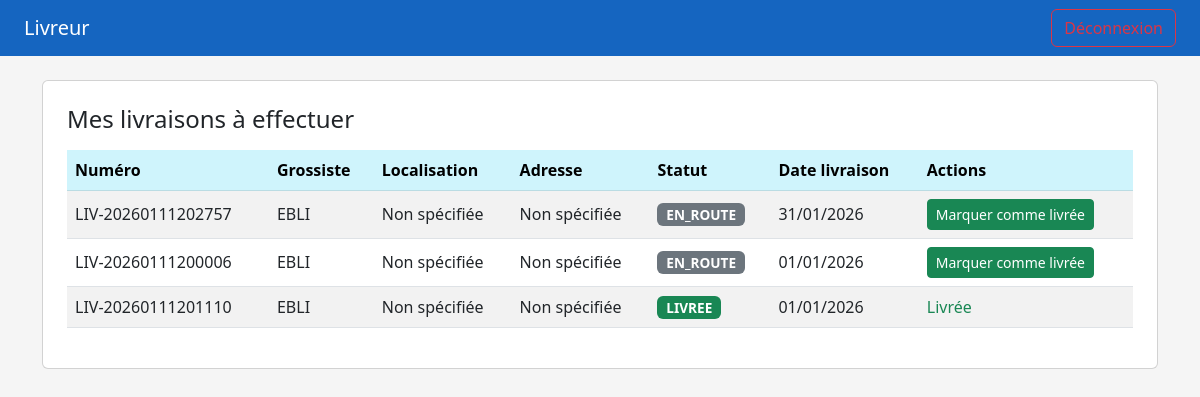
/dashboard/livreur/ (signed in), run on an earlier commit of the app's database.
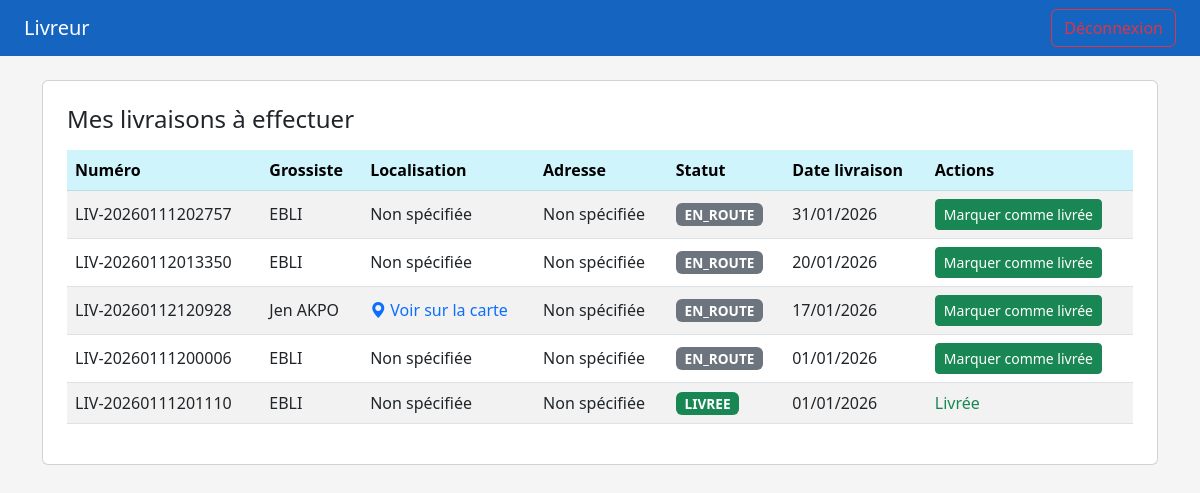
And on a later commit of the database.
### core/models.py (models this page shows, shortened)
class Livraison(models.Model):
    STATUT_CHOICES = [
        ('PREPARATION', 'En préparation'),
        ('EN_ROUTE', 'En route'),
        ('LIVREE', 'Livrée'),
    ]
    numero = models.CharField(max_length=50)
    grossiste = models.ForeignKey(Utilisateur, on_delete=models.CASCADE, related_name='livraisons_grossiste')
    livreur = models.ForeignKey(Utilisateur, on_delete=models.SET_NULL, null=True, blank=True, related_name='livraisons_livreur')
    statut = models.CharField(max_length=20, default='PREPARATION')
    date_livraison = models.DateField()   # date demandée
    date_creation = models.DateTimeField(auto_now_add=True)  # timestamp

class Utilisateur(AbstractUser):
    nom = models.CharField(max_length=150)
    prenom = models.CharField(max_length=150)
    email = models.EmailField(unique=True)
    telephone = models.CharField(max_length=20)
    localisation = models.CharField(max_length=255)  # UNE SEULE INFO
    role = models.ForeignKey(Role, on_delete=models.SET_NULL, null=True)
    actif = models.BooleanField(default=True)
    date_inscription = models.DateTimeField(auto_now_add=True)
    class Meta:
        verbose_name = 'utilisateur'
        verbose_name_plural = 'utilisateurs'
        ordering = ['nom', 'prenom']
    def get_full_name(self):
        full_name = f"{self.prenom} {self.nom}".strip()
        return full_name if full_name else self.username

### core/views.py (the view)
# urls.py: path('dashboard/livreur/', views.dashboard_livreur, name='dashboard_livreur'),
@login_required
def dashboard_livreur(request):
    if not request.user.role or request.user.role.nom != "LIVREUR":
        return redirect('index')
    livraisons = Livraison.objects.filter(livreur=request.user).select_related('grossiste').order_by('-date_livraison')
    return render(request, 'dashboard_livreur.html', {'livraisons': livraisons})

### core/templates/dashboard_livreur.html (shortened to what this page needs)
<!DOCTYPE html>
<html lang="fr">
<head>
    <link href="https://cdn.jsdelivr.net/npm/bootstrap@5.3.0-alpha1/dist/css/bootstrap.min.css" rel="stylesheet">
    <link rel="stylesheet" href="https://cdn.jsdelivr.net/npm/bootstrap-icons@1.10.0/font/bootstrap-icons.css">
</head>
<body>
<nav class="navbar navbar-expand-lg navbar-dark px-4 mb-4">
    <a class="navbar-brand" href="#">Livreur</a>
    <div class="d-flex ms-auto">
        <a href="{% url 'index' %}" class="btn btn-outline-danger">Déconnexion</a>
    </div>
</nav>
<div class="container mt-4">
    <div class="card p-4">
        <h4 class="mb-3">Mes livraisons à effectuer</h4>
        <table class="table table-striped table-hover">
            <thead class="table-info">
                <tr>
                    <th>Numéro</th>
                    <th>Grossiste</th>
                    <th>Localisation</th>
                    <th>Adresse</th>
                    <th>Statut</th>
                    <th>Date livraison</th>
                    <th>Actions</th>
                </tr>
            </thead>
            <tbody>
                {% for livraison in livraisons %}
                <tr>
                    <td>{{ livraison.numero }}</td>
                    <td>{{ livraison.grossiste.get_full_name|default:livraison.grossiste.username }}</td>
                    <td>
                        {% if livraison.grossiste.localisation %}
                            <a href="https://www.google.com/maps/search/?api=1&query={{ livraison.grossiste.localisation|urlencode }}"
                               target="_blank"
                               title="Ouvrir dans Google Maps"
                               class="text-decoration-none">
                                <i class="bi bi-geo-alt-fill text-primary"></i> Voir sur la carte
                            </a>
                        {% else %}
                            Non spécifiée
                        {% endif %}
                    </td>
                    <td>{{ livraison.grossiste.adresse|default:'Non spécifiée' }}</td>
                    <td>
                        <span class="badge {% if livraison.statut == 'LIVREE' %}bg-success{% elif livraison.statut == 'EN_COURS' %}bg-warning{% else %}bg-secondary{% endif %}">
                            {{ livraison.get_statut_display|default:livraison.statut }}
                        </span>
                    </td>
                    <td>{{ livraison.date_livraison|date:"d/m/Y" }}</td>
                    <td>
                        {% if livraison.statut != 'LIVREE' %}
                        <form method="POST" action="{% url 'livreur_marquer_livree' livraison.id %}">
                            <button type="submit" class="btn btn-success btn-sm">Marquer comme livrée</button>
                        </form>
                        {% else %}
                        <span class="text-success">Livrée</span>
                        {% endif %}
                    </td>
                </tr>
                {% empty %}
                <tr><td colspan="7" class="text-center text-muted">Aucune livraison à effectuer.</td></tr>
                {% endfor %}
            </tbody>
        </table>
    </div>
</div>
</body>
</html>

### core/templates/dashboard_livreur.html (style rules this page uses)
body { font-family: 'Segoe UI', sans-serif; background:#f5f5f5; }
.navbar { background-color: #1565C0; color:white; }
.card { margin-bottom:1.5rem; }
.badge { font-size: 0.85em; padding: 0.35em 0.65em; }
.table th { white-space: nowrap; }
.table td { vertical-align: middle; }

What changed in the data, as far as the page shows it:
now on this page (row edited): Livraison: numero "LIV-20260112013350", grossiste.get_full_name "EBLI", shows "Non spécifiée", grossiste.adresse "Non spécifiée", statut "EN_ROUTE", date_livraison "20/01/2026", shows "Marquer comme livrée"
added Livraison: numero "LIV-20260112120928", grossiste.get_full_name "Jen AKPO", grossiste.adresse "Non spécifiée", statut "EN_ROUTE", date_livraison "17/01/2026", shows "Marquer comme livrée"
